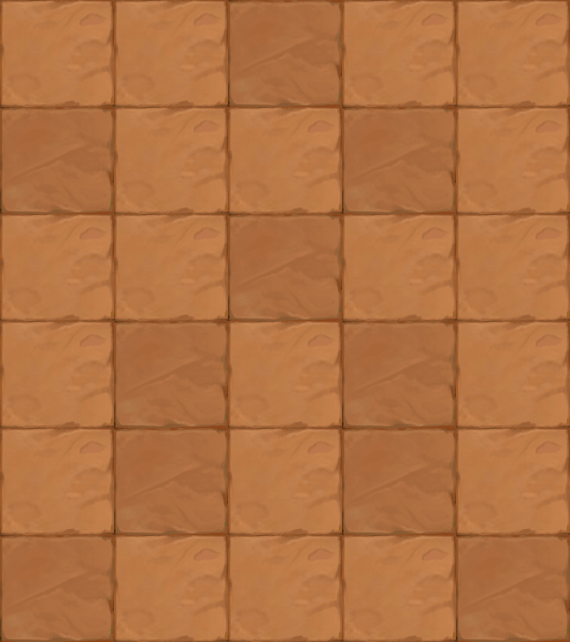

The image is a tile-based game level rendered from a .tmx file. Its description and source (layers, tilesets, objects; grid data summarised) follow:
An orthogonal 5x6 tile map with 114x107 px tiles, 1 tile layer (块层 1).

<map version="1.0" orientation="orthogonal" width="5" height="6" tilewidth="114" tileheight="107">
 <tileset firstgid="1" name="map023" tilewidth="114" tileheight="107">
  <image source="map023.png" width="228" height="107" />
 </tileset>
 <layer name="块层 1" width="5" height="6">
  <data>[30 cells, 30 non-empty, 2 distinct tile ids]</data>
 </layer>
</map>
